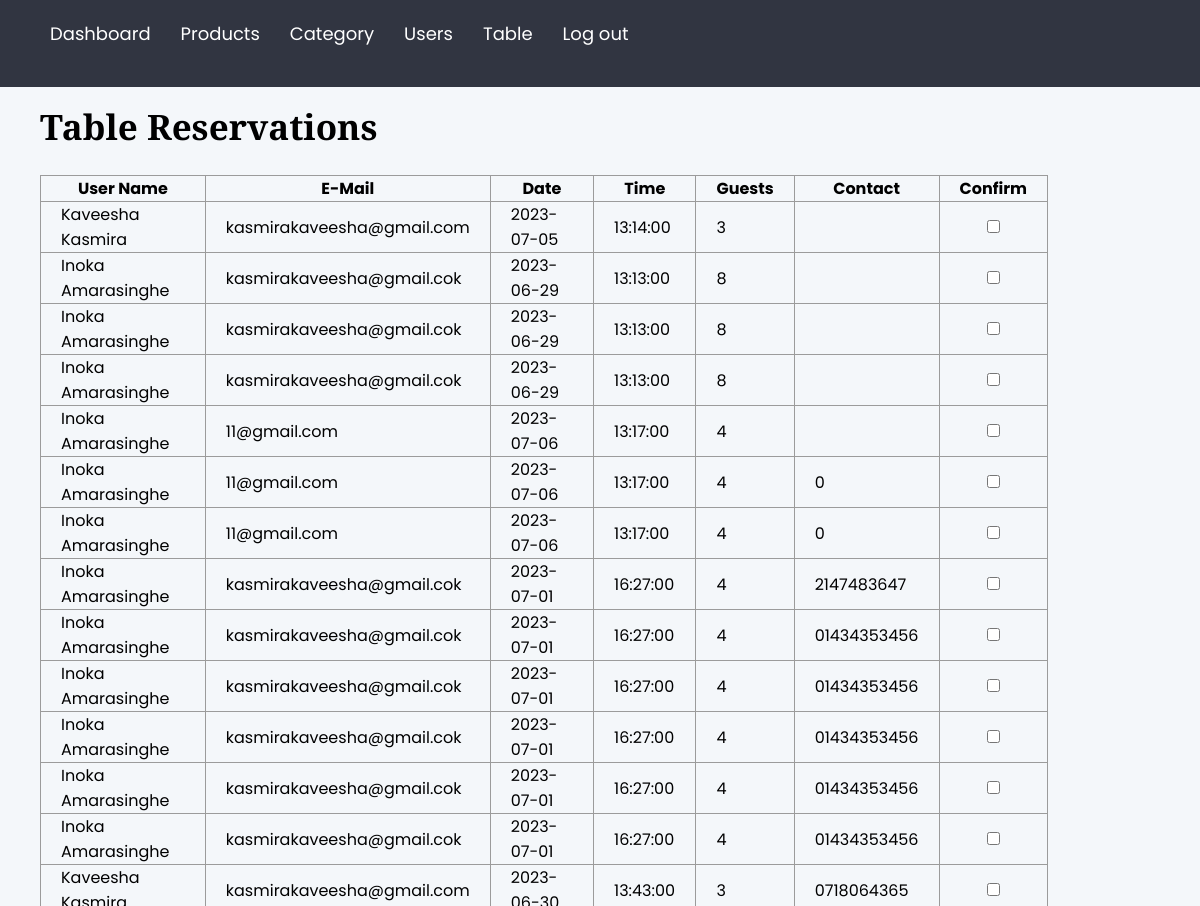
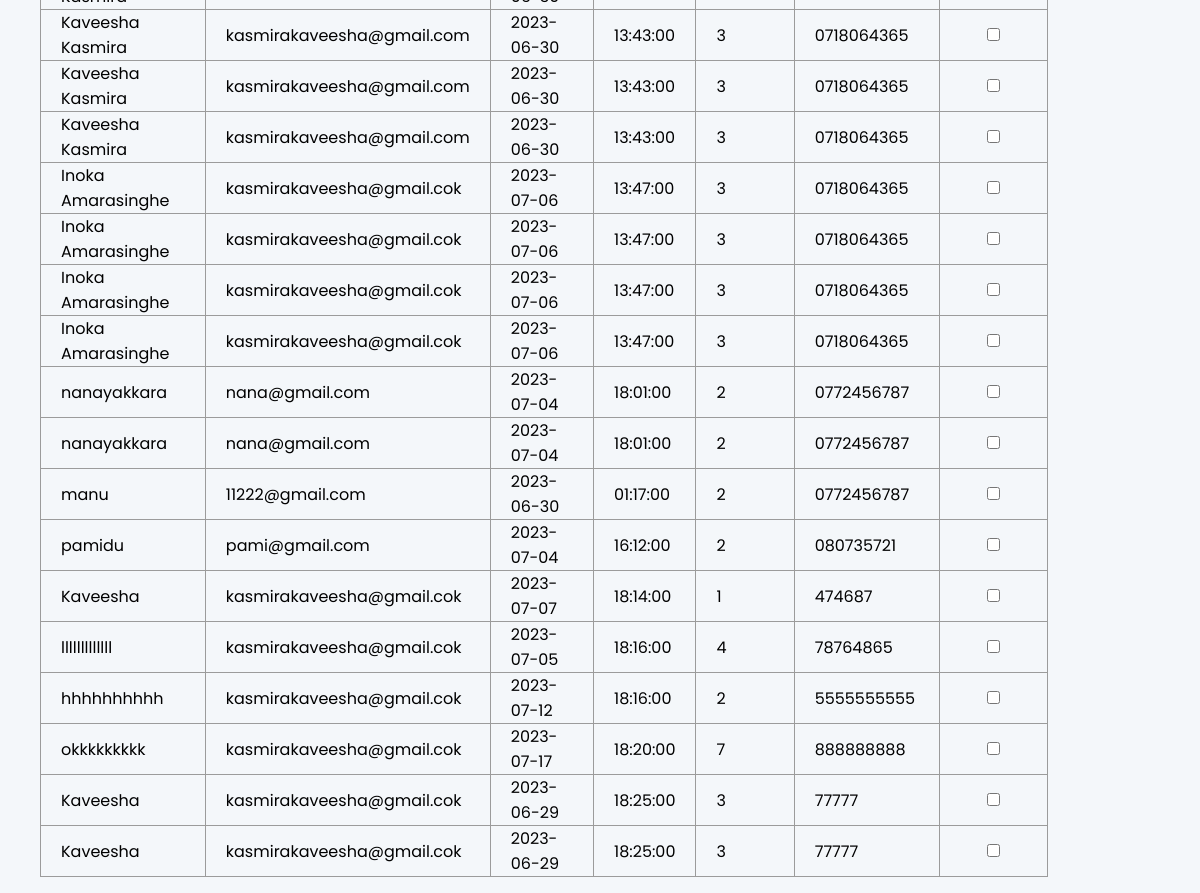
The page /admin/table.php on the database as committed earlier (2 pictures, top to bottom).
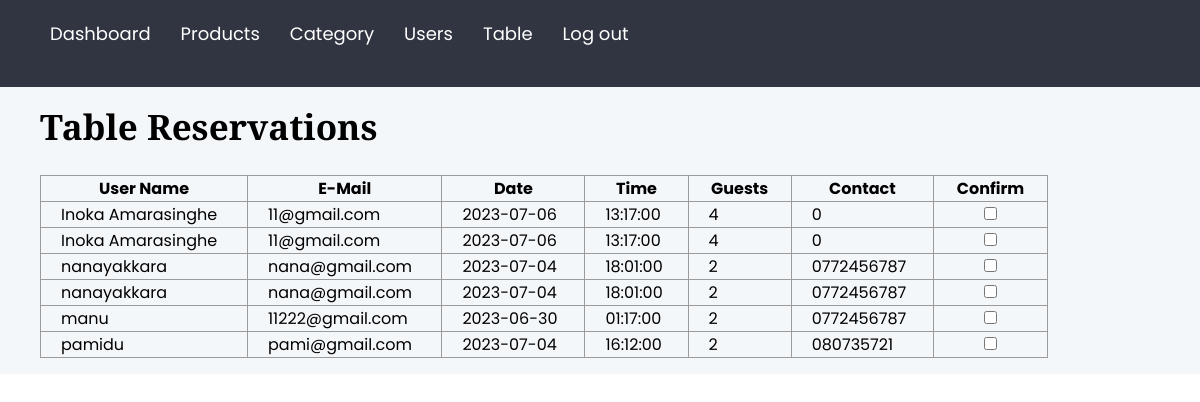
The same page on the database as committed later.
### tables this page shows
CREATE TABLE IF NOT EXISTS `table` (
  `name` varchar(55) NOT NULL,
  `email` varchar(55) NOT NULL,
  `date` date NOT NULL,
  `time` time NOT NULL,
  `guests` int NOT NULL,
  `number` varchar(11) NOT NULL
);

### admin/table.php (the view, shortened to what this page needs)
<!DOCTYPE html>
<html lang="en">
<head>
  <?php
  include '../includes/connection.php';
  include '../includes/header.php';
  ?>
  <link rel="stylesheet" href="assets/admin-style.css">
</head>
<body>
        <nav class="admin__nav">
    <ul class="menu">
      <li class="menu__item">
        <a class="menu__link" href="dashboard.php">Dashboard</a>
      </li>
      <li class="menu__item">
        <a class="menu__link" href="products.php">Products</a>
      </li>
      <li class="menu__item">
        <a class="menu__link" href="category.php">Category</a>
      </li>
      <li class="menu__item">
        <a class="menu__link" href="users.php">Users</a>
      </li>
      <li class="menu__item">
        <a class="menu__link" href="table.php">Table</a>
      </li>
      <li class="menu__item">
        <a class="menu__link" href="../logout.php">Log out</a>
      </li>
    </ul>
  </nav>
        <main class="admin__main">
            <h2>Table Reservations</h2>
            <br>
            <table id="table">
                <tr>
                    <th>User Name</th>
                    <th>E-Mail</th>
                    <th>Date</th>
                    <th>Time</th>
                    <th>Guests</th>
                    <th>Contact</th>
                    <th>Confirm</th>
                </tr>
                <tr>
                <?php
                    $sql = "SELECT * FROM `table`";
                    $result = $conn->query($sql);
                    if ($result !== false && $result->num_rows > 0) {
                    while ($row = $result->fetch_assoc()) {
                            ?>
                        <tr>
                            <td>
                                <?php echo $row['name']; ?>
                            </td>
                            <td>
                                <?php echo $row['email']; ?>
                            </td>
                            <td>
                                <?php echo $row['date']; ?>
                            </td>
                            <td>
                                <?php echo $row['time']; ?>
                            </td>
                            <td>
                                <?php echo $row['guests']; ?>
                            </td>
                            <td>
                                <?php echo $row['number']; ?>
                            </td>
                            <td>
                            <label><center><input type="checkbox" fixed></center></label>
                            </td>
                        </tr>
                        <?php
                        }
                    } else {
                        echo "0 results";
                    }
                    ?>
                </tr>
            </table>
        </main>
</body>
</html>

### includes/header.php (shortened to what this page needs)
<link rel="stylesheet" href="assets/css/styles.css">
<link href="https://cdn.jsdelivr.net/npm/remixicon@2.2.0/fonts/remixicon.css" rel="stylesheet">

### assets/css/styles.css (style rules this page uses)
* { margin: 0; padding: 0; box-sizing: border-box; }
a { color: var(--text-color); text-decoration: none; }
ul, li { margin: 0; padding: 0; list-style: none; }
:root { --primary-color: #000000; --text-color: #5c686c; --primary-font: 'Playfair Display', serif; --secondry-font: 'Poppins', sans-serif; }
body { color: var(--primary-color); font-family: var(--secondry-font); }
h2 { font-size: 35px; font-family: var(--primary-font); }
nav { width: 100%; background: var(--primary-color); z-index: 99; }
:root { --primary-color: #000000; --text-color: #000000; --primary-font: 'Playfair Display', serif; --secondry-font: 'Poppins', sans-serif; }

### admin/assets/admin-style.css (style rules this page uses)
* { margin: 0; padding: 0; box-sizing: border-box; font-family: 'Poppins', sans-serif;; }
body { height: 100%; overflow-x: hidden; }
.admin__nav { flex: 0 0 250px; grid-area: nav; background-color: #313541; }
.admin__nav .menu { padding: 20px 40px; }
.menu__item { margin-bottom: 20px; list-style: none; }
.menu__item a { color: #FFF; font-size: 18px; }
.admin__main { grid-area: main; padding: 16px 40px; background-color: #f4f7fa; }
a { color: #dc5a60; text-decoration: none; }
table { border-collapse: collapse; width: 90%; }
table th, td { border: 1px solid #9b9b9b; padding: 0 20px; }

### admin/table.php (style rules this page uses)
.admin__nav { display: flex; }
.menu { list-style: none; display: flex; }
.menu__item { margin-right: 10px; }
.menu__link { text-decoration: none; color: #000; padding: 5px 10px; }

Rows that differ between the two databases and show on the page:
removed table: name "Kaveesha Kasmira", email "kasmirakaveesha@gmail.com", date "2023-07-05", time "13:14:00", guests "3"
removed table: name "Inoka Amarasinghe", email "kasmirakaveesha@gmail.cok", date "2023-06-29", time "13:13:00", guests "8"
removed table: name "Inoka Amarasinghe", email "kasmirakaveesha@gmail.cok", date "2023-06-29", time "13:13:00", guests "8"
removed table: name "Inoka Amarasinghe", email "kasmirakaveesha@gmail.cok", date "2023-06-29", time "13:13:00", guests "8"
removed table: name "Inoka Amarasinghe", email "11@gmail.com", date "2023-07-06", time "13:17:00", guests "4"
removed table: name "Inoka Amarasinghe", email "kasmirakaveesha@gmail.cok", date "2023-07-01", time "16:27:00", guests "4", number "2147483647"
removed table: name "Inoka Amarasinghe", email "kasmirakaveesha@gmail.cok", date "2023-07-01", time "16:27:00", guests "4", number "01434353456"
removed table: name "Inoka Amarasinghe", email "kasmirakaveesha@gmail.cok", date "2023-07-01", time "16:27:00", guests "4", number "01434353456"
removed table: name "Inoka Amarasinghe", email "kasmirakaveesha@gmail.cok", date "2023-07-01", time "16:27:00", guests "4", number "01434353456"
removed table: name "Inoka Amarasinghe", email "kasmirakaveesha@gmail.cok", date "2023-07-01", time "16:27:00", guests "4", number "01434353456"
removed table: name "Inoka Amarasinghe", email "kasmirakaveesha@gmail.cok", date "2023-07-01", time "16:27:00", guests "4", number "01434353456"
removed table: name "Kaveesha Kasmira", email "kasmirakaveesha@gmail.com", date "2023-06-30", time "13:43:00", guests "3", number "0718064365"
removed table: name "Kaveesha Kasmira", email "kasmirakaveesha@gmail.com", date "2023-06-30", time "13:43:00", guests "3", number "0718064365"
removed table: name "Kaveesha Kasmira", email "kasmirakaveesha@gmail.com", date "2023-06-30", time "13:43:00", guests "3", number "0718064365"
removed table: name "Kaveesha Kasmira", email "kasmirakaveesha@gmail.com", date "2023-06-30", time "13:43:00", guests "3", number "0718064365"
removed table: name "Inoka Amarasinghe", email "kasmirakaveesha@gmail.cok", date "2023-07-06", time "13:47:00", guests "3", number "0718064365"
removed table: name "Inoka Amarasinghe", email "kasmirakaveesha@gmail.cok", date "2023-07-06", time "13:47:00", guests "3", number "0718064365"
removed table: name "Inoka Amarasinghe", email "kasmirakaveesha@gmail.cok", date "2023-07-06", time "13:47:00", guests "3", number "0718064365"
removed table: name "Inoka Amarasinghe", email "kasmirakaveesha@gmail.cok", date "2023-07-06", time "13:47:00", guests "3", number "0718064365"
removed table: name "Kaveesha", email "kasmirakaveesha@gmail.cok", date "2023-07-07", time "18:14:00", guests "1", number "474687"
removed table: name "lllllllllllll", email "kasmirakaveesha@gmail.cok", date "2023-07-05", time "18:16:00", guests "4", number "78764865"
removed table: name "hhhhhhhhhh", email "kasmirakaveesha@gmail.cok", date "2023-07-12", time "18:16:00", guests "2", number "5555555555"
removed table: name "okkkkkkkkk", email "kasmirakaveesha@gmail.cok", date "2023-07-17", time "18:20:00", guests "7", number "888888888"
removed table: name "Kaveesha", email "kasmirakaveesha@gmail.cok", date "2023-06-29", time "18:25:00", guests "3", number "77777"
removed table: name "Kaveesha", email "kasmirakaveesha@gmail.cok", date "2023-06-29", time "18:25:00", guests "3", number "77777"
